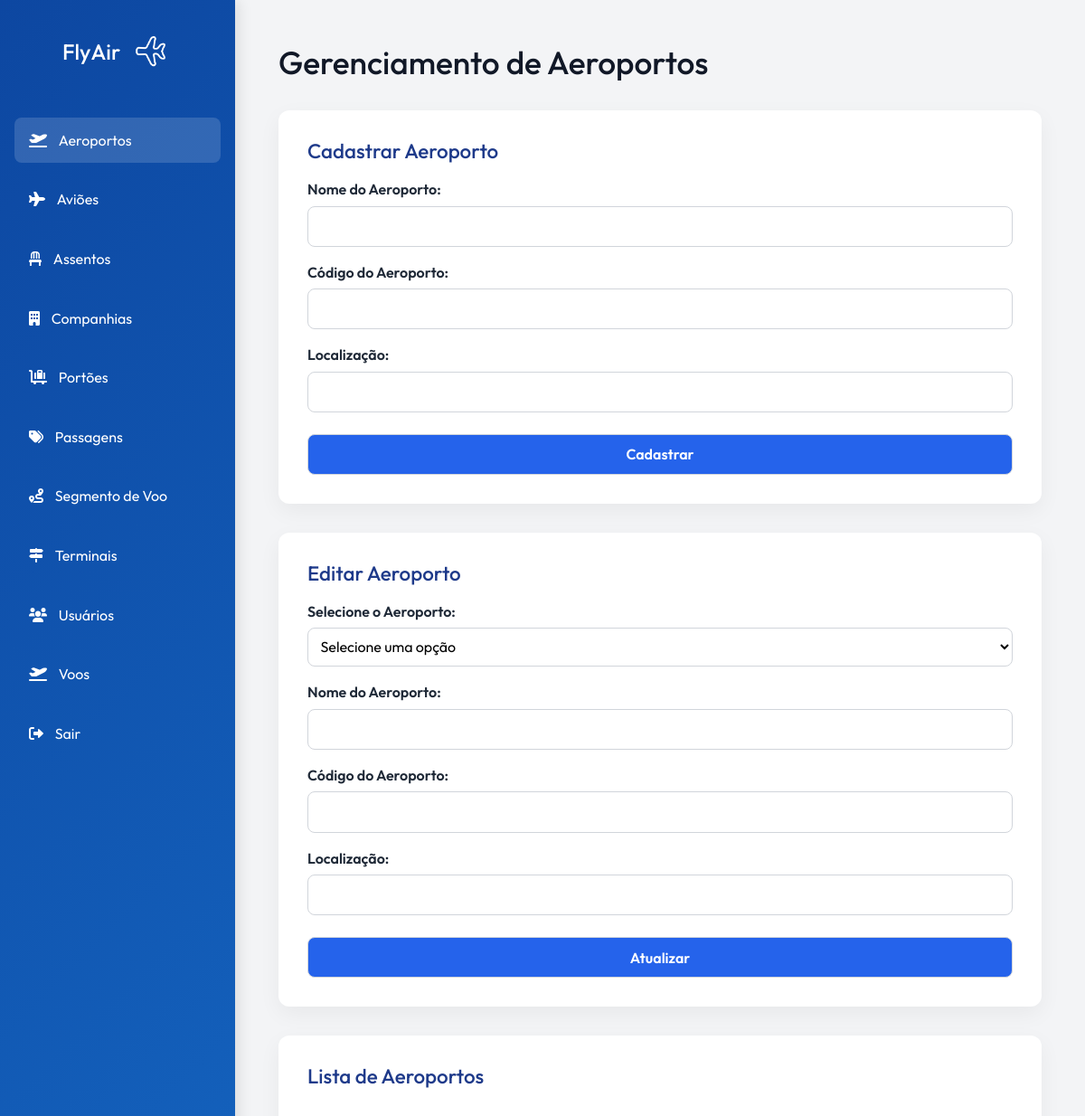
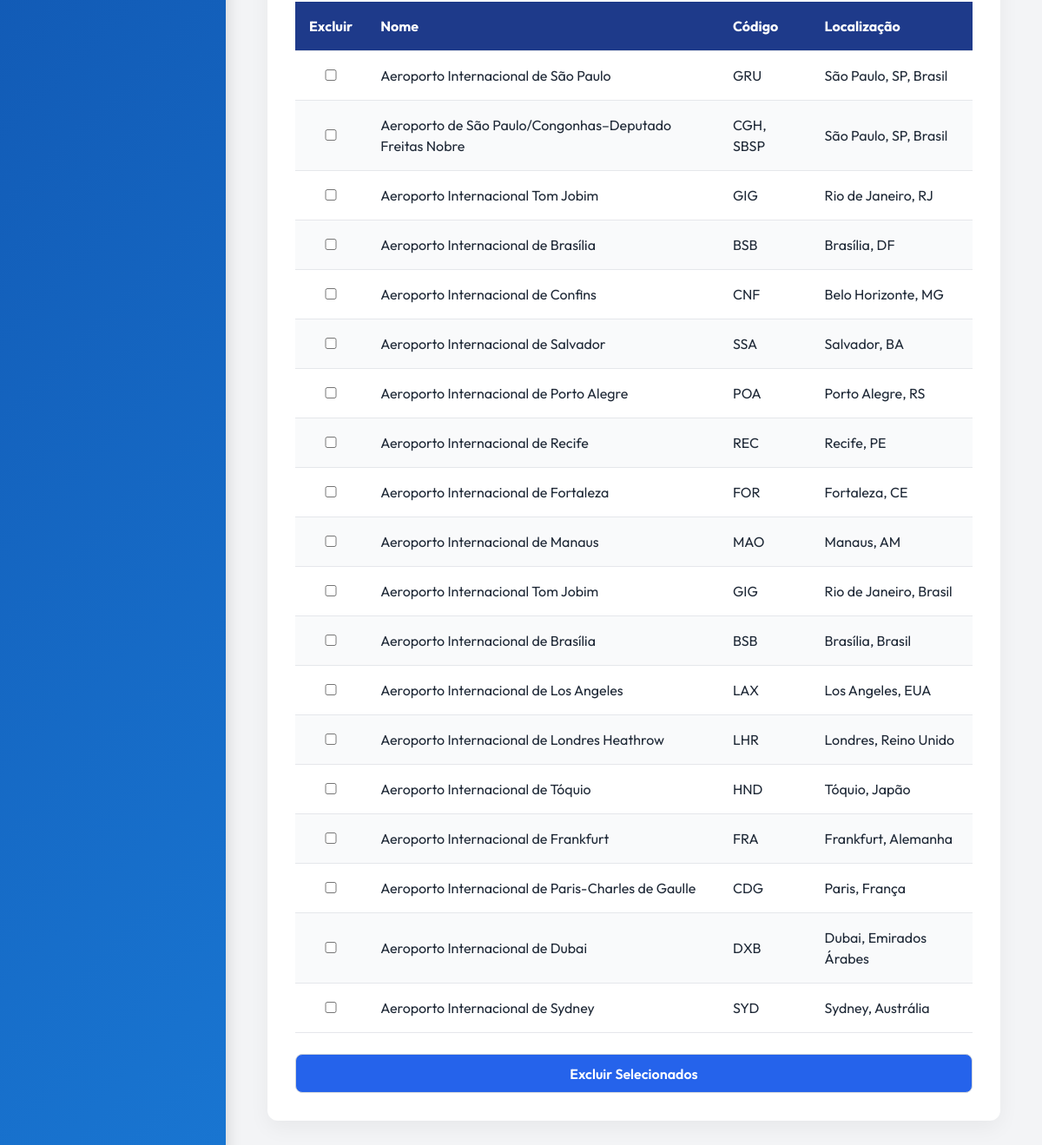
The page /routes/aeroportoRoutes.php (signed in) on the database its author committed (2 pictures, top to bottom).
### tables this page shows
CREATE TABLE `aeroportos` (
  `id_aeroporto` int(11) NOT NULL,
  `nome_aeroporto` varchar(255) NOT NULL,
  `codigo_aeroporto` varchar(10) NOT NULL,
  `localizacao_aeroporto` varchar(255) NOT NULL
);

### app/controllers/AeroportoController.php (called while the page is built, shortened)
<?php
require_once __DIR__ . '/../models/Aeroporto.php';
class AeroportoController {
    private $model;
    public function __construct($mysqli) {
        $this->model = new Aeroporto($mysqli);
    }
    public function index() {
        $dados_aeroportos = $this->model->getAll();
        include '../app/views/ctrldev/aeroporto/index.php';
    }
}
?>

### app/models/Aeroporto.php (called while the page is built, shortened)
<?php
class Aeroporto {
    private $db;
    public function __construct($db) {
        $this->db = $db;
    }
    public function getAll() {
        $query = "SELECT * FROM `aeroportos`";
        $result = $this->db->query($query);
        $aeroportos = [];
        if ($result && $result->num_rows > 0) {
            while ($row = $result->fetch_assoc()) {
                $aeroportos[] = $row;
            }
        }
        return $aeroportos;
    }
}
?>

### app/views/ctrldev/aeroporto/index.php (the view, shortened to what this page needs)
<?php
require_once '../routes/aeroportoRoutes.php';
?>
<!DOCTYPE html>
<html lang="pt-br">
<head>
    <link href="https://cdnjs.cloudflare.com/ajax/libs/font-awesome/6.0.0-beta3/css/all.min.css" rel="stylesheet">
    <link rel="stylesheet" href="../assets/css/style.css">
    <link href="https://cdn.jsdelivr.net/npm/bootstrap@5.3.3/dist/css/bootstrap.min.css" rel="stylesheet">
</head>
<body id="adm">
<aside class="sidebar">
    <div class="sidebar-header">
        <h1>FlyAir<a href="../app/views/ctrldev/"><img src="../assets/images/fly-airplane.png" alt="Logo" class="logo"></a></h1>
    </div>
    <nav class="menu">
        <a href="../routes/aeroportoRoutes.php" class="menu-item active">
            <i class="fa-solid fa-plane-departure"></i>
            <span>Aeroportos</span>
        </a>
        <a href="../routes/aviaoRoutes.php" class="menu-item">
            <i class="fas fa-plane"></i>
            <span>Aviões</span>
        </a>
        <a href="../routes/assentoRoutes.php" class="menu-item">
            <i class="fas fa-chair"></i>
            <span>Assentos</span>
        </a>
        <a href="../routes/companhiaRoutes.php" class="menu-item">
            <i class="fas fa-building"></i>
            <span>Companhias</span>
        </a>
        <a href="../routes/portaoRoutes.php" class="menu-item">
            <i class="fa-solid fa-cart-flatbed-suitcase"></i>
            <span>Portões</span>
        </a>
        <a href="../routes/passagemRoutes.php" class="menu-item">
            <i class="fas fa-tags"></i>
            <span>Passagens</span>
        </a>
        <a href="../routes/segmentoVooRoutes.php" class="menu-item">
            <i class="fas fa-route"></i>
            <span>Segmento de Voo</span>
        </a>
        <a href="../routes/terminalRoutes.php" class="menu-item">
            <i class="fa-solid fa-signs-post"></i>
            <span>Terminais</span>
        </a>
        <a href="../routes/usuarioRoutes.php" class="menu-item">
            <i class="fas fa-users"></i>
            <span>Usuários</span>
        </a>
        <a href="../routes/vooRoutes.php" class="menu-item">
            <i class="fas fa-plane-departure"></i>
            <span>Voos</span>
        </a>
        <a href="/aeroporto/logout" class="menu-item">
            <i class="fa-solid fa-right-from-bracket"></i>
            <span>Sair</span>
        </a>
    </nav>
</aside>
<main>
    <h1>Gerenciamento de Aeroportos</h1>
    <div class="form-container" id='formulario'>
        <h2>Cadastrar Aeroporto</h2>
        <form method="post" action="../routes/AeroportoRoutes.php">
            <label for="nome_aeroporto">Nome do Aeroporto:</label>
            <input type="text" name="nome_aeroporto" required>
            <label for="codigo_aeroporto">Código do Aeroporto:</label>
            <input type="text" name="codigo_aeroporto" required>
            <label for="localizacao_aeroporto">Localização:</label>
            <input type="text" name="localizacao_aeroporto" required>
            <input type="submit" value="Cadastrar">
        </form>
    </div>
    <div class="form-container" id='formulario'>
        <h2>Editar Aeroporto</h2>
        <form method="post" action="../routes/AeroportoRoutes.php">
            <label for="id_aeroporto">Selecione o Aeroporto:</label>
            <select name="id_aeroporto" required>
                <option disabled selected>Selecione uma opção</option>
            </select>
            <label for="update_nome_aeroporto">Nome do Aeroporto:</label>
            <input type="text" name="nome_aeroporto" id="update_nome_aeroporto" required>
            <label for="update_codigo_aeroporto">Código do Aeroporto:</label>
            <input type="text" name="codigo_aeroporto" id="update_codigo_aeroporto" required>
            <label for="update_localizacao_aeroporto">Localização:</label>
            <input type="text" name="localizacao_aeroporto" id="update_localizacao_aeroporto" required>
            <input type="submit" value="Atualizar">
        </form>
    </div>
    <div class="form-container" id="listar">
        <h2>Lista de Aeroportos</h2>
        <form method="post" action="../routes/AeroportoRoutes.php">
            <div class="table-container">
                <table class="styled-table">
                    <thead>
                    <tr>
                        <th>Excluir</th>
                        <th>Nome</th>
                        <th>Código</th>
                        <th>Localização</th>
                    </tr>
                    </thead>
                    <tbody>
                    <?php
                    if (isset($dados_aeroportos) && is_array($dados_aeroportos)):
                        foreach ($dados_aeroportos as $aeroporto):
                            ?>
                            <tr>
                                <td><input type="checkbox" name="ids[]" value="<?= $aeroporto['id_aeroporto'] ?>"></td>
                                <td><?= $aeroporto['nome_aeroporto'] ?></td>
                                <td><?= $aeroporto['codigo_aeroporto'] ?></td>
                                <td><?= $aeroporto['localizacao_aeroporto'] ?></td>
                            </tr>
                        <?php endforeach;
                    else: ?>
                        <tr><td colspan="4">Nenhum aeroporto encontrado.</td></tr>
                    <?php endif; ?>
                    </tbody>
                </table>
            </div>
            <div class="button-wrapper">
                <input type="submit" value="Excluir Selecionados" class="btn-delete">
            </div>
        </form>
    </div>
</main>
</body>
</html>

### routes/aeroportoRoutes.php (shortened to what this page needs)
<?php
require_once('../startup/connectBD.php');
require_once('../app/controllers/AeroportoController.php');
$aeroportoController = new AeroportoController($mysqli);
switch ($_SERVER['REQUEST_METHOD']) {
    case 'GET':
        if (isset($_GET['action']) && $_GET['action'] === 'deleteMultiple') {
            $aeroportoController->delete($_GET['ids'] ?? []);
        } else {
            $aeroportoController->index();
        }
        break;
}
?>

### assets/css/style.css (style rules this page uses)
* { margin: 0; padding: 0; box-sizing: border-box; }
#adm { display: flex; min-height: 100vh; background: #f3f4f6; color: #1f2937; font-family: 'Outfit', sans-serif!important; }
.sidebar { width: 260px; background: linear-gradient(135deg, #0d47a1, #1976d2); color: white; padding: 2rem 1rem; box-shadow: 4px 0 15px rgba(0, 0, 0, 0.1); }
.sidebar-header { text-align: center; margin-bottom: 3rem; }
.sidebar-header h1 { font-size: 1.5rem; margin-bottom: 1rem; display: flex; align-items: center; justify-content: center; gap: 0.5rem; }
.sidebar-header img.logo { width: 50px; height: auto; }
.menu { display: flex; flex-direction: column; gap: 1rem; }
.menu-item { color: white; text-decoration: none; padding: 0.8rem 1rem; border-radius: 8px; transition: 0.3s ease; display: flex; align-items: center; gap: 0.8rem; }
.menu-item:hover, .menu-item.active { background-color: rgba(255, 255, 255, 0.15); }
main { flex: 1; padding: 3rem; overflow-y: auto; }
main h1 { font-size: 2.2rem; margin-bottom: 2rem; color: #111827; }
.form-container { background: white; padding: 2rem; border-radius: 12px; box-shadow: 0 8px 24px rgba(0, 0, 0, 0.05); margin-bottom: 2rem; }
.form-container h2 { font-size: 1.4rem; margin-bottom: 1rem; color: #1e3a8a; }
.form-container form label { display: block; margin-top: 1rem; font-weight: 600; margin-bottom: 0.4rem; }
.form-container form input, .form-container form select { width: 100%; padding: 0.6rem; border: 1px solid #d1d5db; border-radius: 8px; font-size: 1rem; background: #ffffff; transition: 0.2s ease; }
input[type="submit"] { background: #2563eb!important; color: white; font-weight: 600; margin-top: 1.5rem; cursor: pointer; transition: 0.3s ease; }
.table-container { overflow-x: auto; }
.styled-table { width: 100%; border-collapse: collapse; margin-top: 1rem; }
.styled-table thead { background-color: #1e3a8a; color: white; }
.styled-table th, .styled-table td { padding: 1rem; text-align: left; border-bottom: 1px solid #e5e7eb; }
.styled-table tbody tr:nth-child(even) { background-color: #f9fafb; }
.btn-delete { background-color: #ef4444; border: none; padding: 0.8rem 1.5rem; border-radius: 8px; color: white; font-weight: 600; margin-top: 1rem; transition: 0.3s ease; }
.logo { font-weight: bold; font-size: 22px; color: #1d3557; text-decoration: none; }
.auth-form input, select { padding: 0.6rem; border: 1px solid #d1d5db; border-radius: 8px; background: #f9fafb; font-size: 1rem; }

### rows shown on the page
aeroportos: nome_aeroporto "Aeroporto Internacional de São Paulo", codigo_aeroporto "GRU", localizacao_aeroporto "São Paulo, SP, Brasil"
aeroportos: nome_aeroporto "Aeroporto de São Paulo/Congonhas–Deputado Freitas Nobre", codigo_aeroporto "CGH, SBSP", localizacao_aeroporto "São Paulo, SP, Brasil"
aeroportos: nome_aeroporto "Aeroporto Internacional Tom Jobim", codigo_aeroporto "GIG", localizacao_aeroporto "Rio de Janeiro, RJ"
aeroportos: nome_aeroporto "Aeroporto Internacional de Brasília", codigo_aeroporto "BSB", localizacao_aeroporto "Brasília, DF"
aeroportos: nome_aeroporto "Aeroporto Internacional de Confins", codigo_aeroporto "CNF", localizacao_aeroporto "Belo Horizonte, MG"
aeroportos: nome_aeroporto "Aeroporto Internacional de Salvador", codigo_aeroporto "SSA", localizacao_aeroporto "Salvador, BA"
aeroportos: nome_aeroporto "Aeroporto Internacional de Porto Alegre", codigo_aeroporto "POA", localizacao_aeroporto "Porto Alegre, RS"
aeroportos: nome_aeroporto "Aeroporto Internacional de Recife", codigo_aeroporto "REC", localizacao_aeroporto "Recife, PE"
aeroportos: nome_aeroporto "Aeroporto Internacional de Fortaleza", codigo_aeroporto "FOR", localizacao_aeroporto "Fortaleza, CE"
aeroportos: nome_aeroporto "Aeroporto Internacional de Manaus", codigo_aeroporto "MAO", localizacao_aeroporto "Manaus, AM"
aeroportos: nome_aeroporto "Aeroporto Internacional Tom Jobim", codigo_aeroporto "GIG", localizacao_aeroporto "Rio de Janeiro, Brasil"
aeroportos: nome_aeroporto "Aeroporto Internacional de Brasília", codigo_aeroporto "BSB", localizacao_aeroporto "Brasília, Brasil"
aeroportos: nome_aeroporto "Aeroporto Internacional de Los Angeles", codigo_aeroporto "LAX", localizacao_aeroporto "Los Angeles, EUA"
aeroportos: nome_aeroporto "Aeroporto Internacional de Londres Heathrow", codigo_aeroporto "LHR", localizacao_aeroporto "Londres, Reino Unido"
aeroportos: nome_aeroporto "Aeroporto Internacional de Tóquio", codigo_aeroporto "HND", localizacao_aeroporto "Tóquio, Japão"
aeroportos: nome_aeroporto "Aeroporto Internacional de Frankfurt", codigo_aeroporto "FRA", localizacao_aeroporto "Frankfurt, Alemanha"
aeroportos: nome_aeroporto "Aeroporto Internacional de Paris-Charles de Gaulle", codigo_aeroporto "CDG", localizacao_aeroporto "Paris, França"
aeroportos: nome_aeroporto "Aeroporto Internacional de Dubai", codigo_aeroporto "DXB", localizacao_aeroporto "Dubai, Emirados Árabes"
aeroportos: nome_aeroporto "Aeroporto Internacional de Sydney", codigo_aeroporto "SYD", localizacao_aeroporto "Sydney, Austrália"
